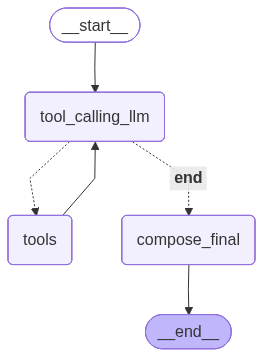

Generate this figure with Python:
import os
import time
import requests
from pathlib import Path
from requests.exceptions import RequestException, Timeout
from langgraph.graph import MessagesState, StateGraph, START, END
from langgraph.prebuilt import ToolNode, tools_condition
from langchain_openai import ChatOpenAI
from langchain_core.messages import SystemMessage, AIMessage, HumanMessage
from dotenv import load_dotenv

# --- Configuration & Constants ---
WEATHER_CODE_MAP = {
    0: "Clear sky", 1: "Mainly clear", 2: "Partly cloudy", 3: "Overcast",
    45: "Fog", 61: "Slight rain", 63: "Moderate rain", 65: "Heavy rain",
    75: "Heavy snow", 95: "Thunderstorm", 99: "Thunderstorm with hail"
}

OPEN_METEO_GEOCODE_URL = "https://geocoding-api.open-meteo.com/v1/search"
OPEN_METEO_FORECAST_URL = "https://api.open-meteo.com/v1/forecast"
HTTP_TIMEOUT_SECS = 8
RETRY_ATTEMPTS = 2
RETRY_BACKOFF_SECS = 0.6

# --- Network Resilience Logic ---
def _request_with_retries(method: str, url: str, **kwargs) -> requests.Response:
    """Make an HTTP request with retries and backoff."""
    last_exc = None
    for attempt in range(RETRY_ATTEMPTS + 1):
        try:
            return requests.request(method, url, timeout=HTTP_TIMEOUT_SECS, **kwargs)
        except (RequestException, Timeout) as exc:
            last_exc = exc
            if attempt < RETRY_ATTEMPTS:
                time.sleep(RETRY_BACKOFF_SECS * (attempt + 1))
            else:
                raise last_exc

# --- Tools ---
def geocode_city(name: str) -> dict:
    """Look up latitude/longitude for a city using Open-Meteo."""
    params = {"name": name, "count": 1, "format": "json"}
    resp = _request_with_retries("GET", OPEN_METEO_GEOCODE_URL, params=params)
    data = resp.json()
    results = data.get("results") or []
    if not results:
        raise ValueError(f"Could not geocode city '{name}'.")
    r0 = results[0]
    return {"city": r0["name"], "lat": r0["latitude"], "lon": r0["longitude"]}

def current_weather(lat: float, lon: float) -> dict:
    """Fetch current weather for coordinates using Open-Meteo."""
    params = {
        "latitude": lat, "longitude": lon,
        "current": ["temperature_2m", "weather_code", "wind_speed_10m"],
        "timezone": "auto",
    }
    resp = _request_with_retries("GET", OPEN_METEO_FORECAST_URL, params=params)
    data = resp.json()
    cur = data.get("current")
    if not cur:
        raise ValueError("No weather data returned.")
    return {
        "temperature": cur["temperature_2m"],
        "weather_code": cur["weather_code"],
        "windspeed": cur["wind_speed_10m"]
    }

# --- Formatting ---
def format_weather_summary(city: str, payload: dict) -> str:
    """Decodes weather codes and returns a human-readable one-liner."""
    code = payload["weather_code"]
    desc = WEATHER_CODE_MAP.get(code, f"Unknown weather code {code}")
    temp_c = payload["temperature"]
    wind = payload["windspeed"]
    return f"{city}: {desc}, {round(temp_c)}°C, wind {round(wind, 1)} m/s"

# --- LangGraph Nodes & State ---
class MyMessagesState(MessagesState):
    pass

# Load .env located alongside this file
project_dir = Path(__file__).resolve().parent
load_dotenv(dotenv_path=project_dir / ".env")
openai_api_key = os.getenv("OPENAI_API_KEY")
if not openai_api_key:
    raise ValueError("OPENAI_API_KEY not set in environment or .env file.")

llm = ChatOpenAI(model="gpt-4o", api_key=openai_api_key)
llm_with_tools = llm.bind_tools([geocode_city, current_weather])

def tool_calling_llm(state: MyMessagesState):
    system = SystemMessage(content=(
        "You are a helpful weather assistant. "
        "When the user mentions cities, call geocode_city for each city, then call current_weather. "
        "Prefer Celsius unless the user explicitly requests Fahrenheit/imperial."
    ))
    response = llm_with_tools.invoke([system] + state["messages"])
    return {"messages": [response]}

def compose_final_answer(state: MyMessagesState):
    system = SystemMessage(content=(
        "Summarize any fetched weather results in plain language. "
        "Output one line per city, with condition, temperature, and wind. "
        "If any city failed, acknowledge it clearly instead of guessing."
    ))
    response = llm.invoke([system] + state["messages"])
    return {"messages": [response]}

# --- Graph Construction ---
builder = StateGraph(MyMessagesState)

builder.add_node("tool_calling_llm", tool_calling_llm)
builder.add_node("tools", ToolNode([geocode_city, current_weather]))
builder.add_node("compose_final", compose_final_answer)

builder.add_edge(START, "tool_calling_llm")
builder.add_conditional_edges(
    "tool_calling_llm",
    tools_condition,
    {"tools": "tools", END: "compose_final"}
)
builder.add_edge("tools", "tool_calling_llm")  # Cyclic loop for sequential tool calls
builder.add_edge("compose_final", END)

graph = builder.compile()

# --- Visualization Helpers ---
def visualize_graph():
    """
    Print graph structure in ASCII and Mermaid (for markdown).
    If graphviz is available, also render a PNG.
    """
    g = graph.get_graph()

    print("\n--- Graph (ASCII) ---")
    print(g.draw_ascii())

    print("\n--- Graph (Mermaid) ---")
    print(g.draw_mermaid())

    # Optional: render PNG if graphviz is installed
    try:
        png_bytes = g.draw_mermaid_png()
        with open("langgraph_weather_agent.png", "wb") as f:
            f.write(png_bytes)
        print("\nSaved PNG to langgraph_weather_agent.png")
    except Exception as exc:  # graphviz may be missing
        print(f"\nPNG not generated (graphviz likely missing): {exc}")


# --- Execution Function ---
def run_case(prompt: str, title: str):
    print("\n" + "=" * 65)
    print(title)
    print("=" * 65)
    
    # initilize the graph with the initial state
    state = MyMessagesState(messages=[HumanMessage(content=prompt)])
    result = graph.invoke(state)
    #res = graph.invoke({"messages": [HumanMessage(content=prompt)]})
    
    for m in result["messages"]:
        if isinstance(m, AIMessage) and not m.tool_calls:
            print(f"[ASSISTANT] {m.content}")

if __name__ == "__main__":
    run_case("Weather in Paris and London please.", "Test: Multi-city request")
    #visualize_graph()
